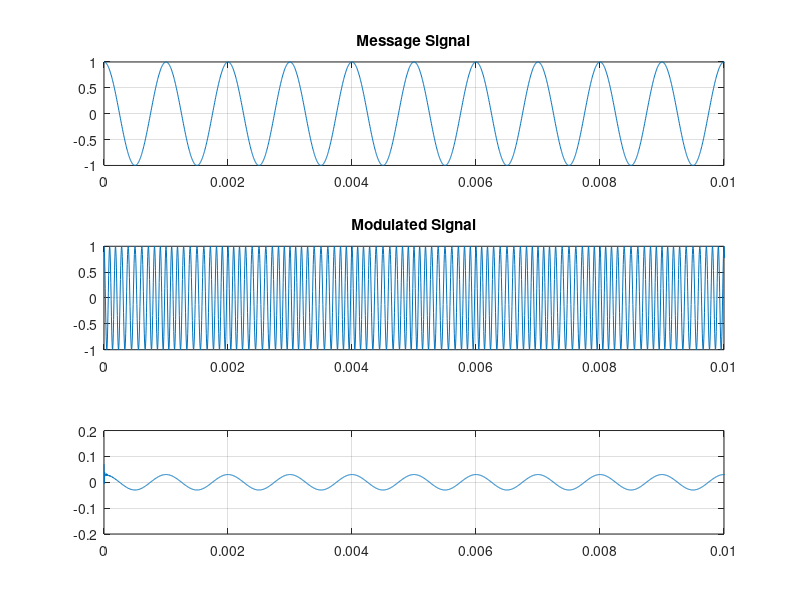
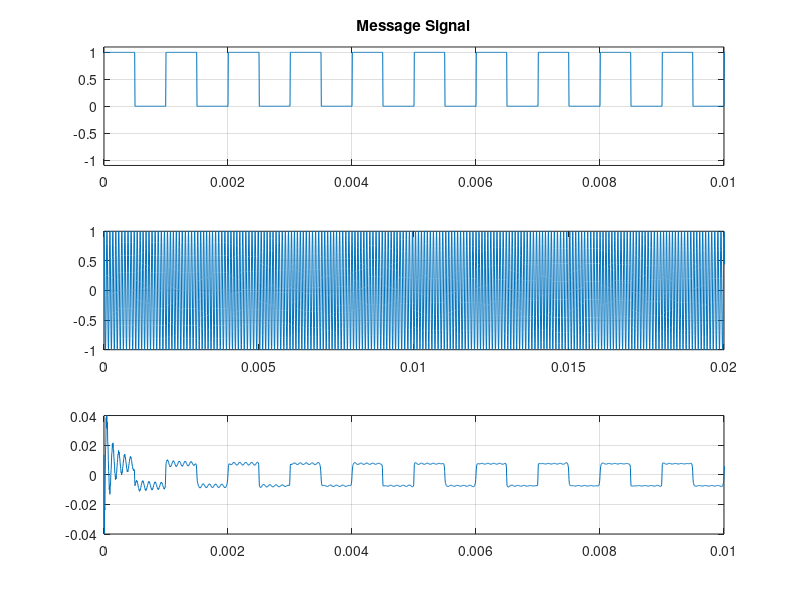

These charts were generated, in order, by the following MATLAB code:
%demodulation using differentiation
clear all;
close all;
fs = 200000; %sampling frequency
t = 0:1/fs:1-1/fs;
ac = 1;
fc=10000;fm=1000;
%carrier signal
ct = ac*cos(2*pi*fc*t);

%message signal: Sinusoid
mt=cos(2*pi*fm*t);
figure(1);
subplot(3,1,1);
plot(t,mt);
grid on;
title('Message Signal');
xlim([0,0.01]);

%FM signal
B=1; %beta
xfm = cos(2*pi*fc*t + B*sin(2*pi*fm*t));
subplot(3,1,2);
plot(t,xfm);
grid on;
title('Modulated Signal');
xlim([0,0.01]);

%gradient of the modulated signal
grad=gradient(xfm);
subplot(3,1,3);
title('Demodulated Signal');

% envelope detection: Done using the hilbert transform
%upper envelope
y1 = abs(hilbert(grad));
%removing the DC component from the envelope to recover the dem sig
y12=y1-mean(y1);
plot(t,y12)
grid on;
xlim([0,0.01]);
ylim([-0.2,0.2]);
 

%message signal: Rectangular pulse train

w = 0.5e-3; %pulse width
d= w/2:w*2:10; %delay vector
mt=pulstran(t,d,'rectpuls',w);
% m2t = square(2*pi*fm*t,50); 
figure(2);
subplot(3,1,1);
plot(t,mt);
title('Message Signal');
xlim([0,0.01]);
grid on;
ylim([-1.1,1.1]);

%FM signal
%fm modulation
%setting beta to 0.5
xfm = fmmod(mt,fc,fs,0.5*fm);
subplot(3,1,2);
plot(t,xfm);
grid on;
xlim([0,0.02]);

grad=gradient(xfm);

%envelope detection: Done using the hilbert transform
%upper envelope
y2 = abs(hilbert(grad));
%removing the DC value
y22=y2-mean(y2);
subplot(3,1,3);
plot(t,y22)
grid on;
xlim([0,0.01]);
ylim([-0.04,0.04]);


